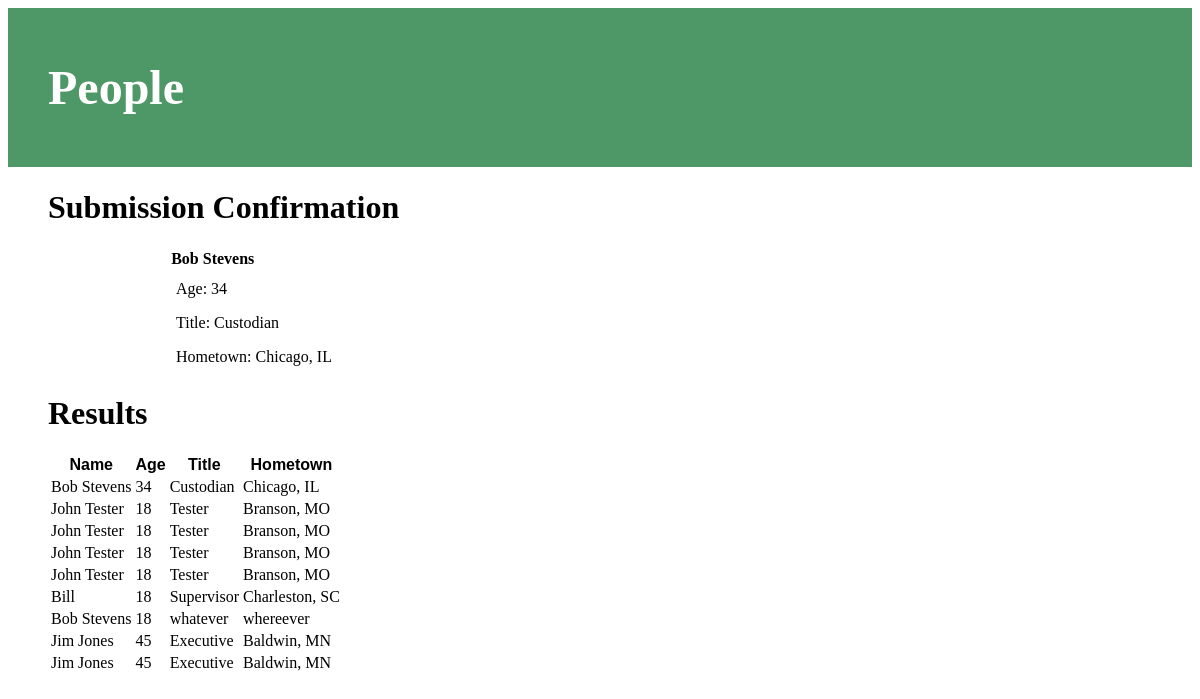
The app's page /register/1/confirmation/ with its own data.
### register/models.py (models this page shows)
class Person(models.Model):
    name = models.CharField(max_length=50)
    age = models.IntegerField(default=18)
    title = models.CharField(max_length=50)
    hometown = models.CharField(max_length=50, blank=True, null=True)

### register/views.py (the view)
# urls.py: path('register/<int:pk>/confirmation/', views.confirmation, name='confirmation'),
def confirmation(request, pk):
    person = get_object_or_404(Person, pk=pk)
    person_list = Person.objects.all()
    return render(request, 'register/confirmation.html', {'person': person, 'person_list': person_list})

### register/templates/register/confirmation.html
{% extends 'register/base.html' %}
{% block content %}
    {% if person %}
    <h1>Submission Confirmation</h1>
        <ul>
            <li class="name">{{ person.name }}</li>
            <li>Age:&nbsp;{{ person.age }}</li>
            <li>Title:&nbsp;{{ person.title }}</li>
            <li>Hometown:&nbsp;{{ person.hometown }}</li>
        </ul>
    {% else %}
        <p>No person returned.</p>
    {% endif %}
    {% if person_list %}
    <h1>Results</h1>
        <table>
            <tr>
                <th>Name</th>
                <th>Age</th>
                <th>Title</th>
                <th>Hometown</th>
            </tr>
        {% for person in person_list %}
            <tr>
                <td>{{ person.name }}</td>
                <td>{{ person.age }}</td>
                <td>{{ person.title }}</td>
                <td>{{ person.hometown }}</td>
            </tr>
        {% endfor %}
        </table>
    {% else %}
        <p>No people returned.</p>
    {% endif %}
{% endblock %}

### register/templates/register/base.html (shortened to what this page needs)
{% load static %}
<html>
    <head>
        <link rel="stylesheet" href="{% static 'css/register.css' %}">
    </head>
    <body>
        <div class="page-header">
            <h1>People</h1>
        </div>
        <div class="content container">
            <div class="row">
                <div class="col-md-8">
                    {% block content %}
                    {% endblock %}
                </div>
            </div>
        </div>
    </body>
</html>

### register/static/css/register.css (style rules this page uses)
.page-header { background-color: #4e9767; margin-top: 0; padding: 20px 20px 20px 40px; }
.page-header h1, .page-header h1 a, .page-header h1 a:visited, .page-header h1 a:active { color: #ffffff; font-size: 36pt; text-decoration: none; }
.content { margin-left: 40px; }
h1, h2, h3, h4 { font-family: 'Lobster', cursive; }
ul, menu, dir { display: table; list-style-type: none; margin-left: 5em; }
.name { font-weight: bold; padding: .2em; }
li { padding: .5em; }
th { font-family: Arial, Helvetica, sans-serif; }

### records on screen
Person: name "Bob Stevens", age "34", title "Custodian", hometown "Chicago, IL"
Person: name "John Tester", age "18", title "Tester", hometown "Branson, MO"
Person: name "John Tester", age "18", title "Tester", hometown "Branson, MO"
Person: name "John Tester", age "18", title "Tester", hometown "Branson, MO"
Person: name "John Tester", age "18", title "Tester", hometown "Branson, MO"
Person: name "Bill", age "18", title "Supervisor", hometown "Charleston, SC"
Person: name "Bob Stevens", age "18", title "whatever", hometown "whereever"
Person: name "Jim Jones", age "45", title "Executive", hometown "Baldwin, MN"
Person: name "Jim Jones", age "45", title "Executive", hometown "Baldwin, MN"
